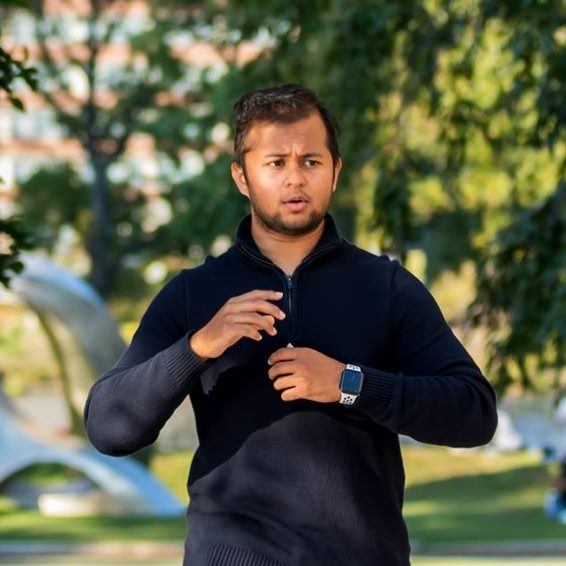
#> input picture Homeworks/HW1/rishab.jpg, 566 x 566 px, given in place of the camera
$ jupyter execute HW2.ipynb
#> lines starting #> are read from the running program, lines starting #| are printed output that depends on the picture; after the words box and inside, x2 and y2 are one past the last pixel; in counts of white or black regions, pixels touching at a corner belong together
[cell 1]
# Team: Rishab Nayak and Jason Li
# Report Link: http://cs-people.bu.edu/rishab/
import cv2
import sys
import numpy as np

cap = cv2.VideoCapture(0)

if not cap.isOpened():
    print("Cannot open the video cam")
    sys.exit()

ret, frame0 = cap.read()
#> frame0 is the input picture: shape (566, 566, 3); mean B, G, R 72.1, 93.5, 91
if not ret:
    print("Cannot read a frame from video stream")

while(1):
    ret, frame = cap.read()

    if not ret:
        print("Cannot read a frame from video stream")
        break

    hsv_min = np.array([0, 60, 30], dtype = "uint8")
    hsv_max = np.array([30, 255, 255], dtype = "uint8")
    hsv_src = cv2.cvtColor(frame, cv2.COLOR_BGR2HSV)
#> hsv_src: shape (566, 566, 3); mean H, S, V 61.6, 112.2, 104.2
    hsv_skin_region = cv2.inRange(hsv_src, hsv_min, hsv_max)
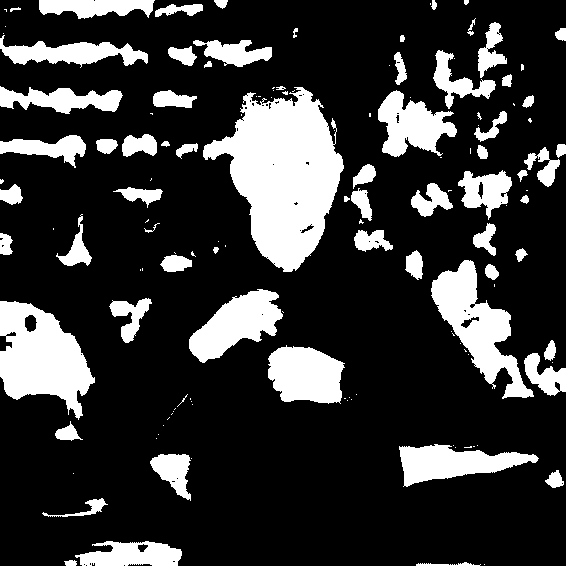
#> hsv_skin_region: shape (566, 566); 21.2% white; 138 white regions (71 under 20 px), largest, box (x1, y1, x2, y2) and area: (203, 87, 344, 272) 14679, (0, 301, 95, 420) 6770, (431, 260, 534, 399) 5336

    blurred = cv2.blur(hsv_skin_region,(10, 10))
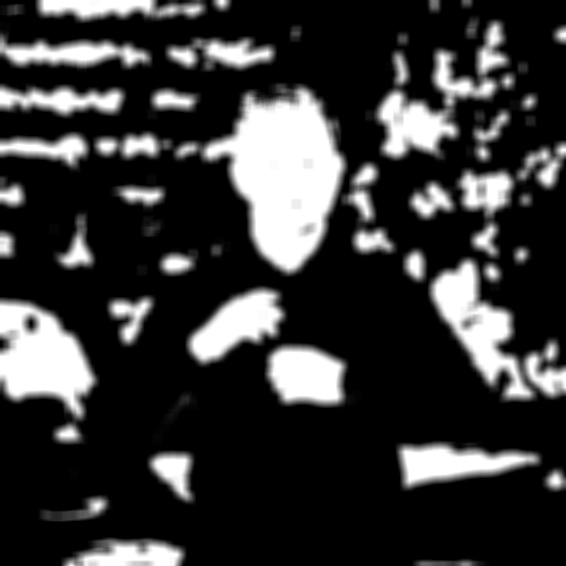
#> blurred: shape (566, 566); min 0, max 255, mean 54.1
    _, thresholded = cv2.threshold(blurred, 200, 255, cv2.THRESH_BINARY)
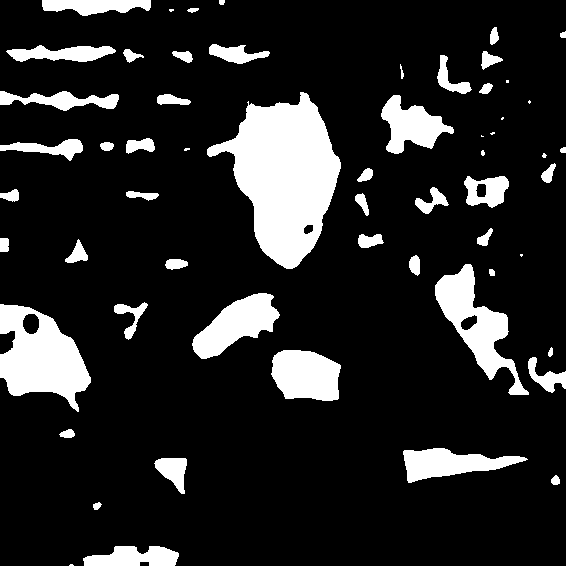
#> thresholded: shape (566, 566); 14.8% white; 59 white regions (11 under 20 px)

    contours, hierarchy = cv2.findContours(thresholded, cv2.RETR_EXTERNAL, cv2.CHAIN_APPROX_SIMPLE)
#> contours = 59 contours, 13 with area under 20; largest, box (x1, y1, x2, y2) and area: (207, 92, 341, 269) 12908, (0, 304, 91, 412) 5894, (435, 264, 529, 395) 4048, (192, 293, 280, 359) 2858, (271, 350, 341, 401) 2786
    contour_output = np.zeros(np.shape(frame), dtype='uint8')

    if len(contours) != 0:
        contour = max(contours, key=lambda x: cv2.contourArea(x))
#> contour = contour of 259 points, box (x1, y1, x2, y2) (207, 92, 341, 269), area 12908
        boundrec = cv2.boundingRect(contour)
#> boundrec = (207, 92, 134, 177)
        hull = cv2.convexHull(contour)
#> hull = contour of 27 points, box (x1, y1, x2, y2) (207, 92, 341, 269), area 15248
        hullnopoints = cv2.convexHull(contour, returnPoints=False)
#> hullnopoints = 27 values, max 258 at index 0, min 0 at index 26, mean 155.5
        defects = cv2.convexityDefects(contour, hullnopoints)
#> defects = 19 rows, first 6: [0, 27, 7, 3148], [28, 68, 47, 3663], [69, 129, 88, 6005], [129, 131, 130, 142], [132, 136, 135, 200], [136, 142, 141, 191]

        cv2.drawContours(contour_output, contour, -1, (0,0,255), 2)
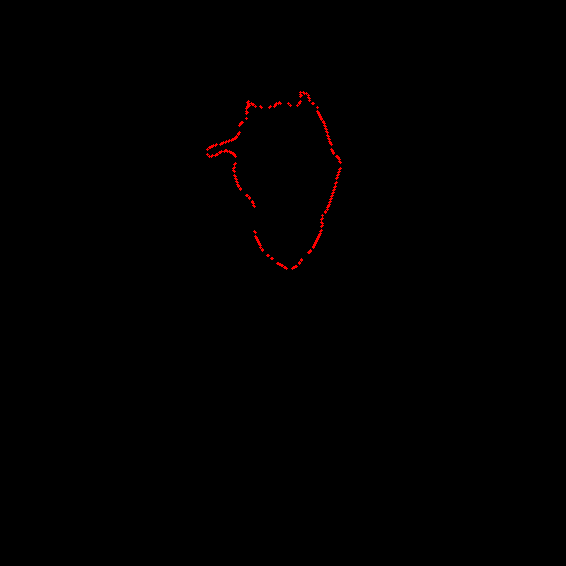
#> contour_output: shape (566, 566, 3); mean of channels 0, 1, 2 0, 0, 0.7; drawn as B, G, R
        cv2.drawContours(contour_output, [hull], -1, (0, 255, 255), 2)
        cv2.rectangle(contour_output, boundrec, (0,255,0))
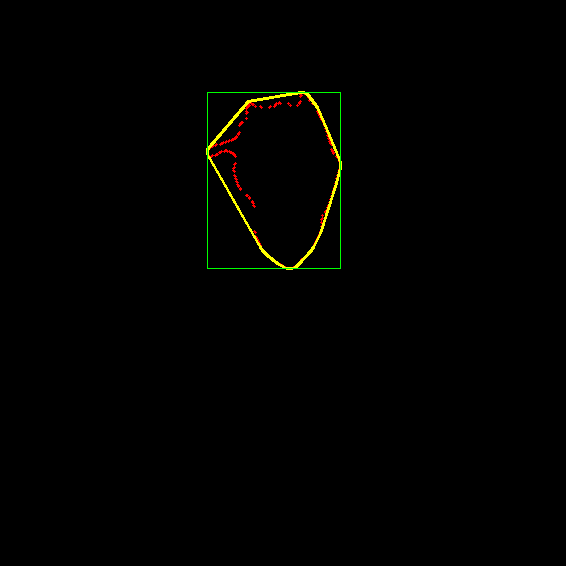
#> contour_output: shape (566, 566, 3); mean of channels 0, 1, 2 0, 1.5, 1.4; drawn as B, G, R

        if defects is not None:
            count = 0
            for i in range(defects.shape[0]):
                s, e, f, d = defects[i][0]
                start = tuple(contour[s][0])
                end = tuple(contour[e][0])
                far = tuple(contour[f][0])
                a = np.sqrt(np.square((end[0] - start[0])) + np.square((end[1] - start[1])))
                b = np.sqrt(np.square((far[0] - start[0])) + np.square((far[1] - start[1])))
                c = np.sqrt(np.square((end[0] - far[0])) + np.square((end[1] - far[1])))
                angle = np.arccos((b ** 2 + c ** 2 - a ** 2) / (2 * b * c))
                if angle <= np.pi / 2:
                    count += 1
                    cv2.circle(contour_output, far, 4, [0, 0, 255], -1)
#> this loop made 19 passes
#> (s, e, f, d, start, end, far, a) on passes 1 to 11: (0, 27, 7, 3148, (300, 92), (248, 101), (297, 105), 52.77), (28, 68, 47, 3663, (247, 102), (207, 149), (236, 137), 61.72), (69, 129, 88, 6005, (207, 154), (260, 247), (234, 154), 107), (129, 131, 130, 142, (260, 247), (262, 250), (262, 249), 3.61), (132, 136, 135, 200, (267, 255), (277, 263), (272, 258), 12.81), (136, 142, 141, 191, (277, 263), (284, 267), (282, 265), 8.06), (142, 144, 143, 114, (284, 267), (286, 268), (285, 267), 2.24), (145, 149, 146, 114, (292, 268), (296, 266), (293, 267), 4.47), (150, 156, 153, 315, (299, 263), (310, 251), (301, 259), 16.28), (156, 158, 157, 154, (310, 251), (313, 247), (310, 250), 5), (158, 172, 159, 114, (313, 247), (320, 233), (313, 246), 15.65)
#> after the loop, count = 0
            if count > 0:
                count = count+1
            cv2.putText(contour_output, str(count), (0, 50), cv2.FONT_HERSHEY_PLAIN, 1, (255, 0, 0), 2, cv2.LINE_AA)
#> contour_output: shape (566, 566, 3); 0.04% of pixels changed, all inside (x1, y1, x2, y2) = (0, 38, 11, 52)

    cv2.imshow('Output', contour_output)

    if cv2.waitKey(30) == 27:
#> (key Esc is pressed here)
        print("esc key is pressed by user")
        break

cap.release()
cv2.destroyAllWindows()
cv2.waitKey(1)
#> Out = 27
